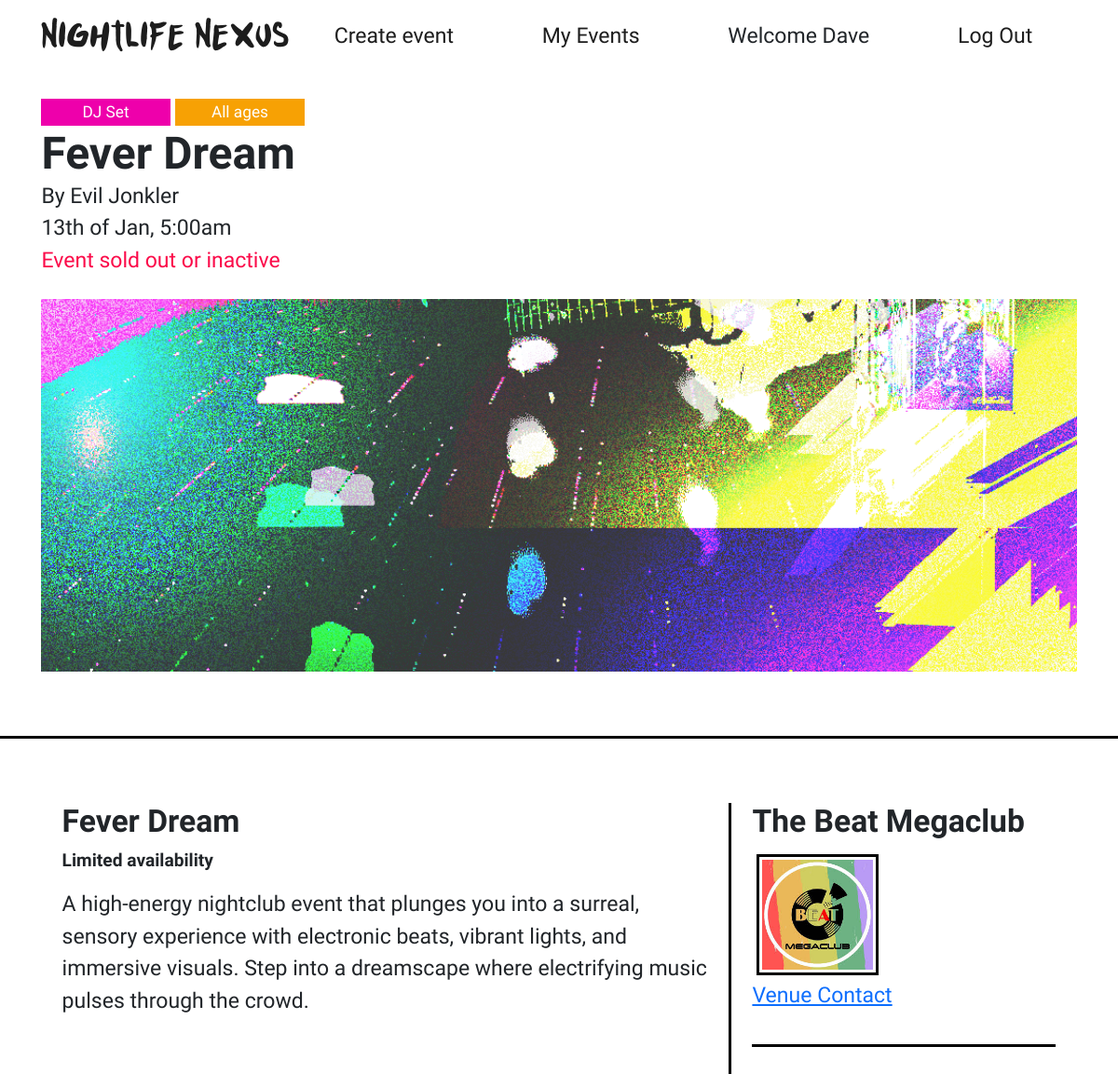
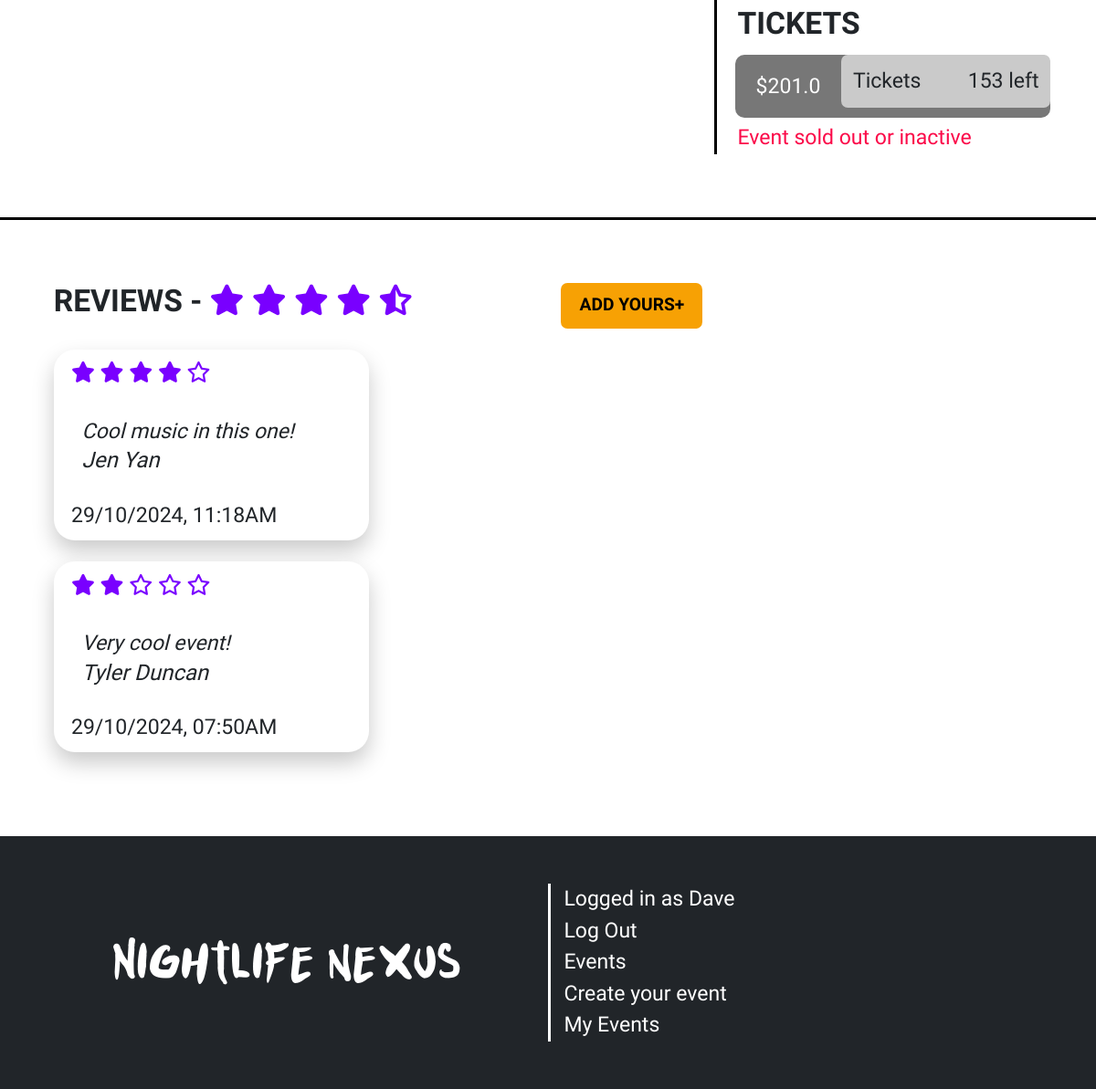
Screenshot of /events/2 (signed in) with the database file from the repository (2 pictures, top to bottom).
### website/models.py (models this page shows, shortened)
class User(db.Model, UserMixin):
    __tablename__ = 'users'
    id = db.Column(db.Integer, primary_key=True)
    first_name = db.Column(db.String(50), nullable=False)
    surname = db.Column(db.String(50), nullable=False)
    email = db.Column(db.String(120), unique=True, nullable=False)
    password = db.Column(db.String(255), nullable=False)  # Make sure to hash passwords in practice
    contact_number = db.Column(db.String(15), nullable=False)
    street_address = db.Column(db.String(255), nullable=False)

class Events(db.Model):
    __tablename__ = 'events'
    id = db.Column(db.Integer, primary_key=True)
    title = db.Column(db.String(50), nullable=False)
    desc = db.Column(db.String(200), nullable=False)
    image = db.Column(db.String(100), nullable=False)  # Store the image file path
    date = db.Column(db.Integer, nullable=False)       # Store the selected date of the event
    month = db.Column(db.String(3), nullable=False)    # Store the selected month ('Jan', 'Feb')
    nightclub = db.Column(db.String(50), nullable=False)
    event_type = db.Column(db.String(50), nullable=False)
    age_range = db.Column(db.String(50), nullable=False)
    user_id = db.Column(db.Integer, db.ForeignKey('users.id'))
    time = db.Column(db.String(7), nullable=False)
    price = db.Column(db.Float(2), nullable=False)
    tickets = db.Column(db.Integer, nullable=False)

class Review(db.Model):
    __tablename__ = 'reviews'
    id = db.Column(db.Integer, primary_key=True)
    rating = db.Column(db.Integer, nullable=False)
    review_text = db.Column(db.String(500), nullable=False)
    author = db.Column(db.String(100), nullable=False, default='Anonymous')
    date_posted = db.Column(db.DateTime, default=datetime.utcnow())
    user_id = db.Column(db.Integer, db.ForeignKey('users.id'), nullable=False)  # Linking to the User model
    event_id = db.Column(db.Integer, db.ForeignKey('events.id'), nullable=False)  # Linking to the Events model

### website/events.py (the view)
@event_bp.route('/<id>')
def show(id):
    bookingForm = BookEvent()
    event = db.session.scalar(db.select(Events).where(Events.id == id))
    creator = db.session.scalar(db.select(User).where(User.id == event.user_id))
    status = inactive(event.date, event.month)
    print(status)
    event.date = ordinal(event.date)
    reviews = Review.query.filter_by(event_id=id).order_by(Review.date_posted.desc()).all()
    if not event:
        abort(404)
    return render_template('events/event.html', event=event, form=bookingForm, creator=creator, reviews=reviews, inactive=status)

### website/__init__.py (called while the page is built)
def inactive(date, month):
   months = ['Jan','Feb','Mar','Apr','May','Jun','Jul','Aug','Sep','Oct','Nov','Dec']
   curr = datetime.today().strftime('%Y-%m-%d')
   eventDate = datetime.strptime(f'{date}/{months.index(month)+1}/{curr[:4]}', "%d/%m/%Y")
   if datetime.now().date() > eventDate.date():
      return True
   else:
      return False

def ordinal(n: int):
    if 11 <= (n % 100) <= 13:
        suffix = 'th'
    else:
        suffix = ['th', 'st', 'nd', 'rd', 'th'][min(n % 10, 4)]
    return str(n) + suffix

def create_app():
    app = Flask(__name__)  # This is the name of the module/package that is calling this app
    app.debug = True
    app.secret_key = 'somesecretkey'
    app.config['SQLALCHEMY_DATABASE_URI'] = 'sqlite:///event_booking.db'  # Use one database
    app.config['SQLALCHEMY_TRACK_MODIFICATIONS'] = False  # To suppress SQLAlchemy warning
    db.init_app(app)
    Bootstrap5(app)
    login_manager = LoginManager()
    login_manager.login_view = 'auth.login'
    login_manager.init_app(app)
    from .models import User
    @login_manager.user_loader
    def load_user(user_id):
        return db.session.scalar(db.select(User).where(User.id == user_id))
    from . import views
    app.register_blueprint(views.main_bp)
    from . import events
    app.register_blueprint(events.event_bp)
    from . import auth
    app.register_blueprint(auth.auth_bp)
    return app

### website/templates/events/event.html (shortened to what this page needs)
{% extends 'base.html' %}
{% from 'bootstrap5/form.html' import render_form %}
{% block content %}
<div class="event">
    <div class="container">
        <div class="row">
            <div class="col">
                <span class="badge ev-{{ event.event_type}}">
                    {% if event.event_type == 'theme' %}Themed Party{% elif event.event_type == 'rave' %}Rave{% else %}DJ Set{% endif %}
                </span>
                <span class="badge age-{{ event.age_range }}">
                    {% if event.age_range == 'ov18' %}Over 18s{% elif event.age_range == 'un18' %}Under 18s{% else %}All ages{% endif %}
                </span>
                <h1>{{ event.title }}</h1>
                <p>By {{ creator.first_name }} {{ creator.surname }}</p>
                <p>{{ event.date }} of {{ event.month }}, {{ event.time }}</p>
                {% if event.tickets == 0 or inactive %}
                <p style="color: var(--main-red)">Event sold out or inactive</p>
                {% endif %}
                <div class="bg-event" style="background-image: url({{event.image}})"></div>
            </div>
        </div>
    </div>
    <div class="border-top"></div>
    <div class="container">
        <div class="row row-spacing">
            <div class="col-lg-8 border-end">
                <h3>{{event.title}}</h3>
                {% if event.tickets == 0 %}
                <h6 style="color: var(--main-red)">Event sold out</h6>
                {% else %}
                <h6>Limited availability</h6>
                {% endif %}
                <p>{{event.desc}}<br><br></p>
            </div>
            <div class="col-lg-4">
                <div class="row">
                    <div class="col">
                        <h3>{{event.nightclub}}</h3>
                        <div class="d-flex">
                            <img class="img-thumbnail" src="/static/img/{{ event.nightclub }}.jpg">
                        </div>
                        <a href="https://www.youtube.com/watch?v=yfvNM_opeJc">Venue Contact</a>
                    </div>
                </div>
                <div class="border-top spacing"></div>
                <div class="row tickets">
                    <h3>TICKETS</h3>
                    {% if event.tickets == 0 or inactive %}
                        <span class="btn-ticket disabled">
                            ${{ event.price }}
                            <button type="button" class="btn">
                                <span class="float-start">Tickets</span>
                                <span class="float-end">{{ event.tickets }} left</span>
                            </button>
                        </span>
                        <p style="color: var(--main-red)">Event sold out or inactive</p>
                    {% endif %}
                </div>
            </div>
        </div>
    </div>
    <div class="border-top spacing"></div>
    <div class="container">
        <div class="row row-spacing">
            <div class="col-md-6">
                <h3>REVIEWS -
                <i class="fa-solid fa-star"></i>
                <i class="fa-solid fa-star"></i>
                <i class="fa-solid fa-star"></i>
                <i class="fa-solid fa-star"></i>
                <i class="fa-solid fa-star-half-stroke"></i></h3>
            </div>
            <div class="col-md-6">
                <button class="btn btn-review" type="button" data-bs-toggle="collapse" data-bs-target="#addReview" aria-expanded="false" aria-controls="addReview">Add yours</button>
            </div>
            <div class="col-md-12 reviews">
                {% for review in reviews %}
                    <div class="card">
                        <div class="card-header">
                            {% for i in range(1, 6) %}
                                <i class="fa {% if i <= review.rating %}fa-solid{% else %}fa-regular{% endif %} fa-star"></i>
                            {% endfor %}
                        </div>
                        <div class="card-body">
                            <p>{{ review.review_text }}</p>
                            <h5>{{ review.author }}</h5>
                        </div>
                        <div class="card-footer d-flex align-items-center">
                            <div class="d-flex flex-column">
                                <p>{{ review.date_posted.strftime('%d/%m/%Y, %I:%M%p') }}</p>
                            </div>
                        </div>
                    </div>
                {% endfor %}
            </div>
        </div>
    </div>
</div>
{% endblock %}

### website/templates/base.html (shortened to what this page needs)
<html lang="en">
<head>
    <link href="https://cdn.jsdelivr.net/npm/bootstrap@5.3.3/dist/css/bootstrap.min.css" rel="stylesheet">
    <link href="/static/style/style.css" rel="stylesheet">
</head>
<body>
    <main class="{{background}}">
        <header class="navbar navbar-expand-lg flex-column">
            <div class="container">
                <a href="/"><h3 class="logo">Nightlife Nexus</h3></a>
                <div class="collapse navbar-collapse" id="navbar">
                    <ul class="navbar-nav nav w-100">
                        <li class="nav-item flex-fill"><a href="{{ url_for('events.create') }}">Create event</a></li>
                        <li class="nav-item flex-fill"><a href="{{ url_for('events.bookings') }}">My Events</a></li>
                        {% if current_user.is_authenticated %}
                        <li class="nav-item flex-fill"><p style="margin: 0">Welcome {{current_user.first_name}}</p></li>
                        <li class="nav-item flex-fill"><a href="{{ url_for('auth.logout') }}">Log Out</a></li>
                        {% else %}
                        <li class="nav-item flex-fill"><a href="{{ url_for('auth.register') }}">Register</a></li>
                        <li class="nav-item flex-fill"><a href="{{ url_for('auth.login') }}">Log In</a></li>
                        {% endif %}
                    </ul>
                </div>
            </div>
        </header>
        {% block content %}
        {% endblock %}
    </main>
    <footer>
        <div class="container">
            <div class="row align-items-center">
                <div class="col-md-6 d-flex justify-content-center align-items-center">
                    <h1 class="logo">Nightlife nexus</h1>
                </div>
                <div class="col-md-6 d-flex border-start align-items-center">
                    <ul class="list-group list-group-flush">
                        {% if current_user.is_authenticated %}
                        <li class="list-group-item"><p style="margin:0; color: white">Logged in as {{current_user.first_name}}</p></li>
                        <li class="list-group-item"><a href="{{ url_for('auth.logout') }}">Log Out</a></li>
                        {% else %}
                        <li class="list-group-item"><a href="{{ url_for('auth.login') }}">Log In</a></li>
                        {% endif %}
                        <li class="list-group-item"><a href="/">Events</a></li>
                        <li class="list-group-item"><a href="/events/create">Create your event</a></li>
                        <li class="list-group-item"><a href="/bookings">My Events</a></li>
                    </ul>
                </div>
            </div>
        </div>
    </footer>
</body>
</html>

### website/static/style/style.css (style rules this page uses)
:root { --main-blue: #0083ff; --main-purple: #7900ff; --main-pink: #ee00ab; --main-green: #00eeb1; --main-yellow: #f7e204; --main-red: #fb0a49; --main-orange: #f7a104; --purple-2: #4b3bff; --main-grey: #cacaca; }
html, body { font-family: "Lexend", sans-serif; font-weight: 400; font-size: 1.2em; min-height: 100vh; }
.navbar { text-align: center; padding: 1rem; }
.navbar a, .navbar button { transition: 200ms ease-in-out; color: #1d1d1d; text-decoration: none; }
footer a, footer button { transition: 200ms ease-in-out; }
.logo { font-family: "Punkboy"; margin: 0; text-align: center; }
h1, h2, h3 { font-family: "Lexend Exa", system-ui; font-optical-sizing: auto; font-weight: 700; font-style: normal; }
footer { background: var(--bs-body-color); min-height: 12em; display: flex; align-items: center; justify-content: center; color: white; }
footer ul { text-align: left; }
footer .list-group-item { background: none; padding: 0.2em; }
footer a, footer button { color: white; text-decoration: none; padding: 0; }
footer .border-end, footer .border-start { border-color: white !important; }
ul { margin-bottom: 0; }
.list-group-flush .list-group-item { border: none; background: transparent; padding: 0; }
.card { box-shadow: 0 0.5em 1em #cacaca; border: none; border-radius: 0px; overflow: clip; border-radius: 0; }
.card h5, .card p { margin: 0; }
.badge { display: inline-block; border-radius: 0; font-weight: 500; }
.ev-dj { background: var(--main-pink) }
.age-all { background: var(--main-orange) }
.event { margin-top: 1em; }
.event .badge { min-width: 8em; }
.event p, h1 { margin: 0; }
.bg-event { height: 50vh; width: auto; margin: 1em 0 3em 0; background-size: cover; background-position: 100% 100%; }
.border-top, .border-bottom, .border-end, .border-start { border-color: black !important; border-width: 3px !important; }
.event h6 { font-weight: 600; margin-bottom: 1em; }
.row-spacing { margin: 3em 0; }
.event .col-lg-8, .event .col-lg-4 { padding: 0 2%; }
.img-thumbnail { border: 3px black solid; padding: 3px; border-radius: 0; margin-right: 1em; margin: 5px; height: fit-content !important; width: 40%; }
.spacing { margin: 1.5em 0; }
.btn-ticket { font-size: 1.2rem; display: flex; padding: 0; justify-content: space-between; background: black; width: 15em; margin: 0.2em 0.5em; color: white; height: 3em; border-radius: 10px; padding-left: 1em; align-items: center; }
.btn-ticket .btn { font-size: 1.2rem; background: linear-gradient(to right, var(--main-grey) 0%, var(--main-grey) 50%, var(--purple-2) 50%, var(--main-purple) 100%); background-size: 210% 100%; background-position: 1%; width: 11em; padding: 0 0.5em; height: 2.5em; margin-bottom: 0.5em; transition: 200ms ease-in-out; margin-left: 1em; }
.btn-ticket.disabled { background: #777; }
.btn-ticket.disabled .btn { cursor: not-allowed; }
.btn-review { background: var(--main-orange); color: black; padding: 0.5em 1em; font-weight: bold; text-transform: uppercase; }
.btn-review[aria-expanded="false"]::after { content: "+"; }
.reviews { margin-top: 1em; columns: 300px auto; }
.fa-star, .fa-star-half-stroke { color: var(--main-purple); }
.reviews .card-header, .reviews .card-footer { border: none; background: none; }
.reviews .card-body { background: white; font-style: italic; border-radius: 10px 10px 10px 2em; margin: 0 0.5em; }
.reviews .card { border-radius: 1em; width: 100%; display: inline-block; margin-bottom: 1em; }

### rows the page displays
User: first_name "Dave"
Events: title "Fever Dream", date "13th", month "Jan", time "5:00am", image (picture), desc "A high-energy nightclub event that plunges you into a surreal, sensory experience with electronic beats, vibrant lights, and immersive visuals. Step into a dreamscape where electrifying music pulses through the crowd.", nightclub "The Beat Megaclub", nightclub (picture), price "201.0", tickets "153"
User: first_name "Evil", surname "Jonkler"
Review: rating 4 (drawn), review_text "Cool music in this one!", author "Jen Yan", date_posted "29/10/2024, 11:18AM"
Review: rating 2 (drawn), review_text "Very cool event!", author "Tyler Duncan", date_posted "29/10/2024, 07:50AM"
